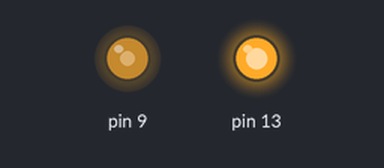
The sketch below on a simulated Arduino Uno, built with avr-gcc and run on an emulated ATmega328P. Parts: output pins drawn as LEDs (lit = HIGH).

Above: at 0.1 s.
Timing chart, 0 to 1.6 s (numbered marks = the images above):
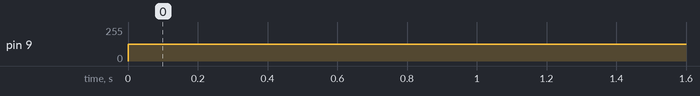

Measured:
- by itself, pin 9: 0/255 → 127/255 at 0.00 s

The sketch:

IR_Sender.ino
```cpp
/*
  Sends out given IR codes through an IR LED using the PWM Library
 */

#include <PWM.h>

int led = 9;                // the pin that the LED is attached to
#define brightness 127         // brightness for 50% duty cycle
int32_t frequency = 38; //frequency (in Hz)

void setup()
{
  //initialize all timers except for 0, to save time keeping functions
  InitTimersSafe();

  //sets the frequency for the specified pin
  bool success = SetPinFrequencySafe(led, frequency);

  //if the pin frequency was set successfully, turn pin 13 on
  if(success) {
    pinMode(13, OUTPUT);
    digitalWrite(13, HIGH);
  }
}

void loop()
{
  //use this functions instead of analogWrite on 'initialized' pins
  pwmWrite(led, 127);
}
```
